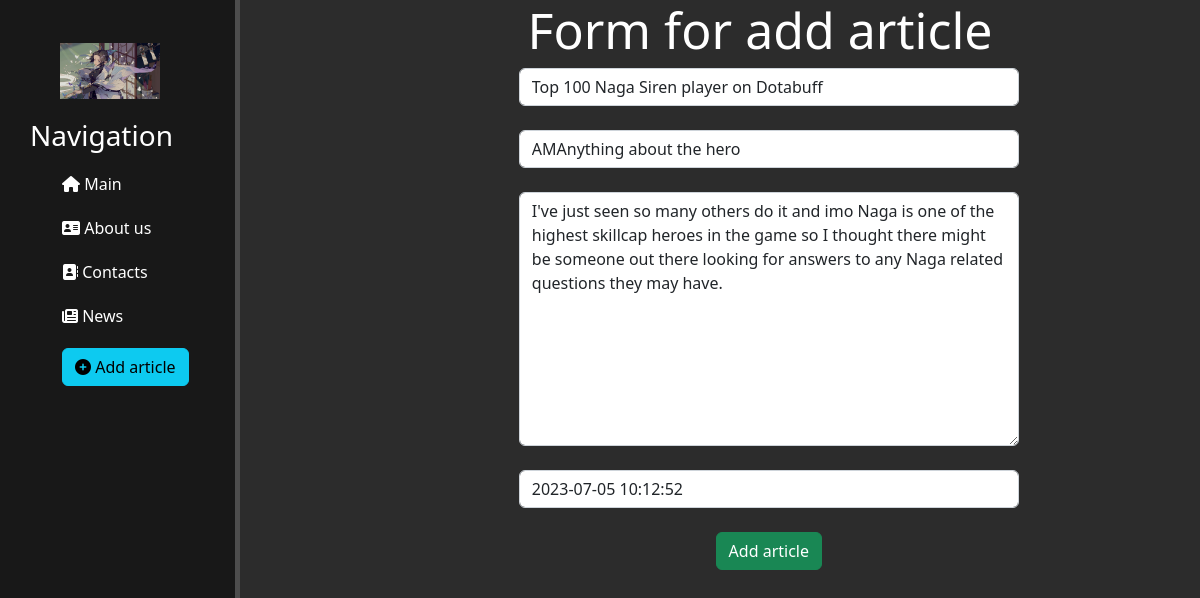
Page /news/4/update on the committed database.
### news/models.py (models this page shows, shortened)
class Articles(models.Model):
    title = models.CharField('Name', max_length=50, null=True)
    anons = models.CharField('Anons', max_length=250, null=True)
    full_text = models.TextField('List', null=True)
    date = models.DateTimeField('Date publications', null=True)
    class Meta:
        verbose_name = 'Article'
        verbose_name_plural = 'Articles'

### news/views.py (the view)
# urls.py: path('<int:pk>/update', views.NewsUpdateView.as_view(), name='news-update'),
class NewsUpdateView(UpdateView):
    model = Articles
    template_name = 'news/create.html'
    form_class = ArticleForm

### news/forms.py
class ArticleForm(ModelForm):
    class Meta:
        model = Articles
        fields = ['title','anons','full_text','date']
        widgets = {
            "title": TextInput(attrs={
                'class': 'form-control',
                'placeholder': "Article's name"
            }),
            "anons": TextInput(attrs={
                'class': 'form-control',
                'placeholder': "Article's anons"
            }),
            "date": DateTimeInput(attrs={
                'class': 'form-control',
                'placeholder': "Date publication"
            }),
            "full_text": Textarea(attrs={
                'class': 'form-control',
                'placeholder': "Text of article"
            }),
        }

### news/templates/news/create.html (shortened to what this page needs)
{% extends 'main/layout.html' %}
{% block content %}
    <div class="features">
        <h1 class="hform">Form for add article</h1>
        <form method="post">
            {{ form.title }}<br>
            {{ form.anons }}<br>
            {{ form.full_text }}<br>
            {{ form.date }}<br>
            <button class="btn btn-success" type="submit">Add article</button>
        </form>
    </div>
{% endblock %}

### main/static/main/css/main.css (style rules this page uses)
body { background: #2c2c2c; }
main .features { float: left; color: #fff; margin-left: 250px; margin-bottom: 30px; text-align: center; width: 70%; }
.hform { font-size: 50px; padding-left: 180px; }
form { margin-left: 32%; width: 500px; margin-top: 0px; }

### rows in the picture
Articles: title "Top 100 Naga Siren player on Dotabuff", anons "AMAnything about the hero", full_text "I've just seen so many others do it and imo Naga is one of the highest skillcap heroes in the game so I thought there might be someone out there looking for answers to any Naga related questions they may have.", date "2023-07-05 10:12:52"
